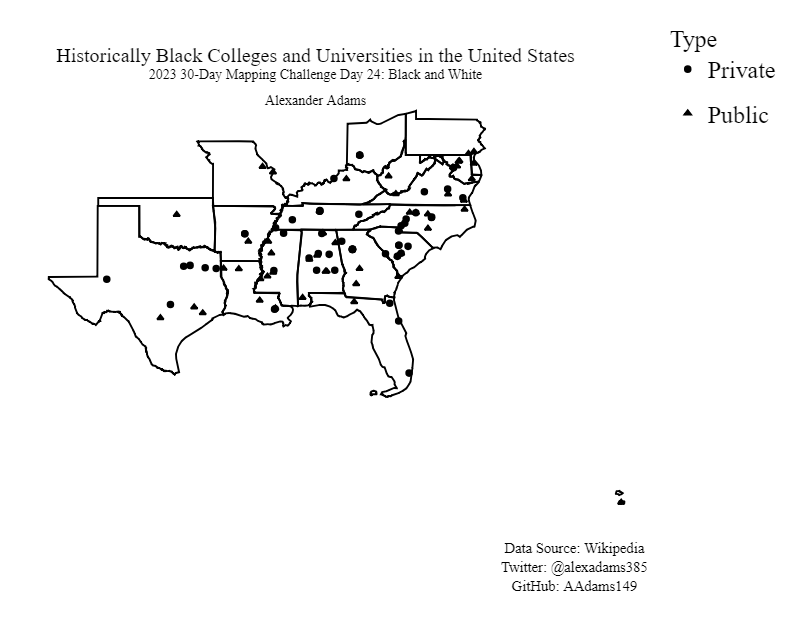

R code for this plot:

library(cowplot)
library(dplyr)
library(plotly)
library(readr)
library(sf)
library(showtext)
library(tidygeocoder)
library(tigris)

showtext_auto()
font_add_google('Spectral')
plotfont <- 'Spectral'

#get the source url to the font file from google
bela_file <- showtextdb::google_fonts("Spectral")$regular_url 

#create custom CSS 
bela_css <- paste0(
  "<style type = 'text/css'>",
  "@font-face { ",
  "font-family: 'Spectral'; ", #however you want to refer to it
  "src: url('", bela_file, "'); ", #file from google
  "}",
  "</style>")

hbcus <-
  read_csv('day24_bw/hbcus.csv')

latlongs <-
  tidygeocoder::geo(hbcus$Institution)

latlongs <-
  latlongs %>%
  mutate(lat = case_when(address == 'Hinds Community College at Utica' ~ 32.047005,
                         address == 'J. F. Drake State Technical College' ~ 34.7717707,
                         address == 'Jarvis Christian University' ~ 32.5891962,
                         address == 'Trenholm State Community College' ~ 32.3502738,
                         address == "St. Philip's College" ~ 29.4159957,
                         address == 'Simmons College' ~ 38.2394708,
                         TRUE ~ lat),
         long = case_when(address == 'Hinds Community College at Utica' ~ -90.6256064,
                          address == 'J. F. Drake State Technical College' ~ -86.5758899,
                          address == 'Jarvis Christian University' ~ -95.1823684,
                          address == 'Trenholm State Community College' ~ -86.3810831,
                          address == "St. Philip's College" ~ -98.4560899,
                          address == 'Simmons College' ~ -85.7673219,
                          TRUE ~ long)) %>%
  right_join(hbcus,
             by = c('address' = 'Institution')) %>%
  st_as_sf(coords = c('long',
                      'lat'),
           remove = FALSE,
           crs = 4326)

states <-
  tigris::states() %>%
  filter(NAME %in% unique(latlongs$State))

map <-
  ggplotly(
    ggplot() +
      geom_sf(data = states,
              fill = '#FFFFFF',
              color = '#000000') +
      geom_sf(data = latlongs,
              aes(shape = factor(Type),
                  text = paste0(address,
                                '\n',
                                City, ', ',State,'\nFounded ',
                                Founded))) +
      guides(shape = guide_legend(title = 'Type')) +
      theme_void() +
      theme(
        text = element_text(family = plotfont),
        plot.background = element_rect(fill = '#FFFFFF'),
        panel.background = element_rect(fill = '#FFFFFF'),
        legend.title.align = 0.5,
        plot.title = element_text(hjust = 0.5,
                                  color = 'black',
                                  size = 24),
        plot.subtitle = element_text(color = 'black',
                                     hjust = 0.5,
                                     size = 18),
        legend.box = 'horizontal',
        legend.text = element_text(color = 'black',
                                   size = 18),
        legend.title = element_text(color = 'black',
                                    size = 18),
        legend.position = c(0.25, 0.82),
        plot.caption = element_text(color = 'black',
                                    hjust = 0.5,
                                    size = 18),
        axis.text.x = element_blank(),
        axis.text.y = element_blank(),
        axis.line = element_blank(),
        axis.ticks = element_blank()
      ),
    tooltip = 'text') %>%
  layout(title = list(text = paste0('Historically Black Colleges and Universities in the United States',
                                    '<br>',
                                    '<sup>',
                                    '2023 30-Day Mapping Challenge Day 24: Black and White\nAlexander Adams',
                                    '</sup>'),
                      x = 0.4,
                      y = 0.9),
         annotations = 
           list(x = 1, y = 0.0, text = "Data Source: Wikipedia\nTwitter: @alexadams385\nGitHub: AAdams149", 
                showarrow = F, xref='paper', yref='paper', 
                xanchor='right', yanchor='auto', xshift=0, yshift=0))

#add the CSS as a dependency for the plotly object
map$dependencies <- c(
  map$dependencies,
  list(
    htmltools::htmlDependency(
      name = "bela-font", #these  first 3 arguments don't really matter for this use case
      version = "0",  
      src = "",
      head = bela_css #refer to the custom CSS created
    )
  )
)

htmlwidgets::saveWidget(as_widget(map), 'day24_bw/day24_bw.html')
